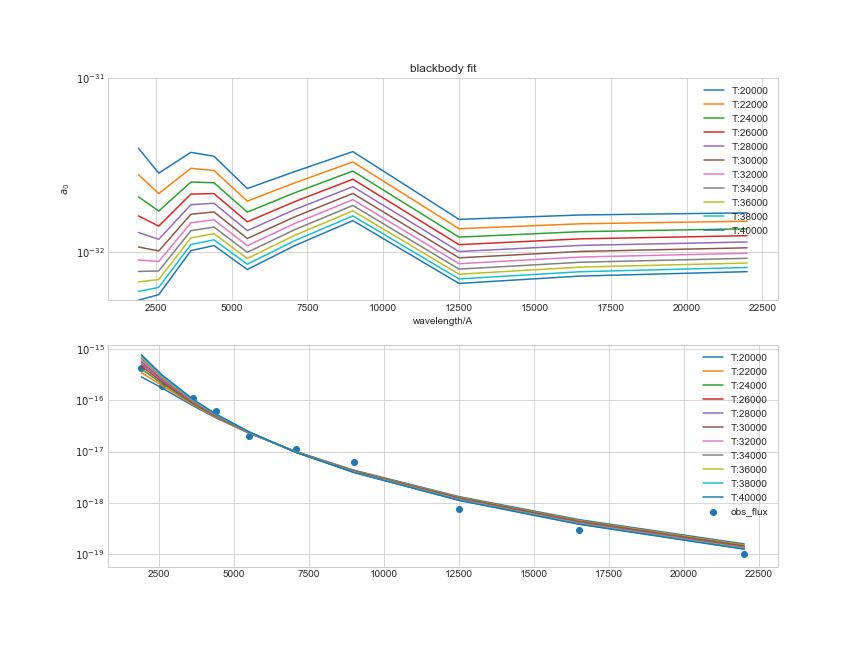
#> input picture pythoncode/bb.png, 864 x 648 px, given in place of bb.jpg, which was not available
$ jupyter execute --allow-errors opencv_nba.ipynb
#> lines starting #> are read from the running program, lines starting #| are printed output that depends on the picture
[cell 1]
import numpy as np
import cv2

#> (a cell that did not finish here is left out)

[cell 3]
import numpy as np
import cv2
from matplotlib import pyplot as plt

img = cv2.imread('bb.jpg',0)
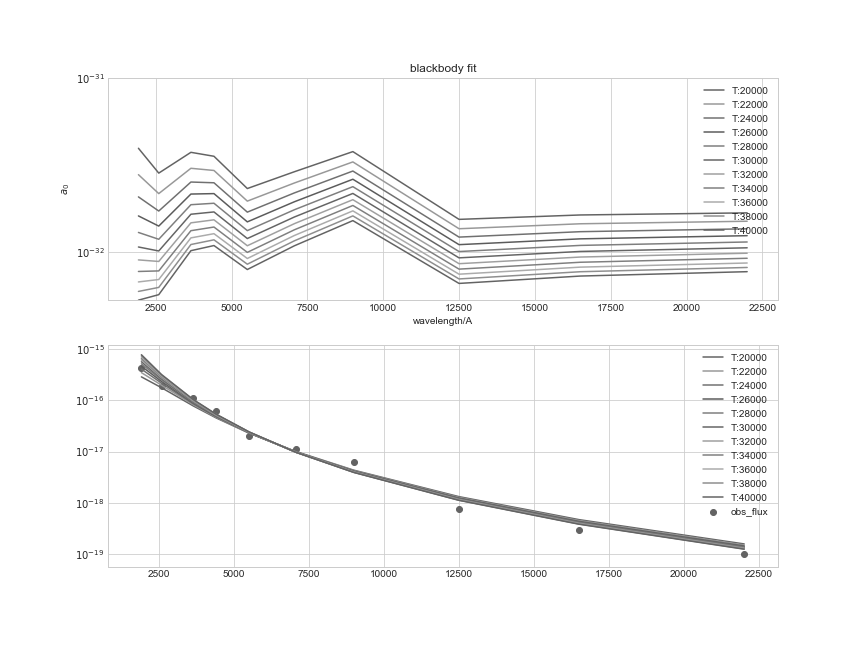
#> img: shape (648, 864); min 38, max 255, mean 249
plt.imshow(img, cmap = 'gray', interpolation = 'bicubic')
plt.xticks([]), plt.yticks([])  # 隐藏x、y轴
plt.show()


$ run again, with pythoncode/0.png copied over pythoncode/bb.png
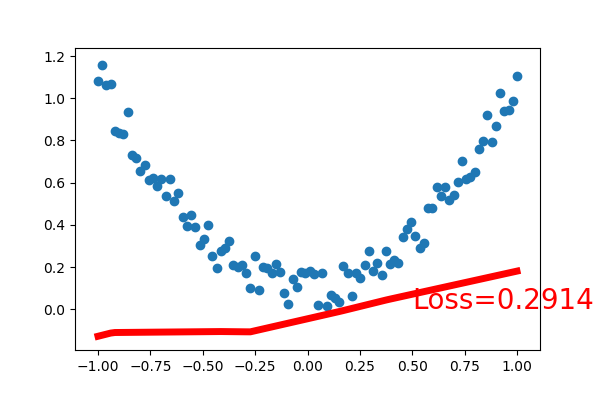
#> input picture pythoncode/0.png, 600 x 400 px, given in place of bb.jpg, which was not available
#> `img = cv2.imread('bb.jpg',0)`:
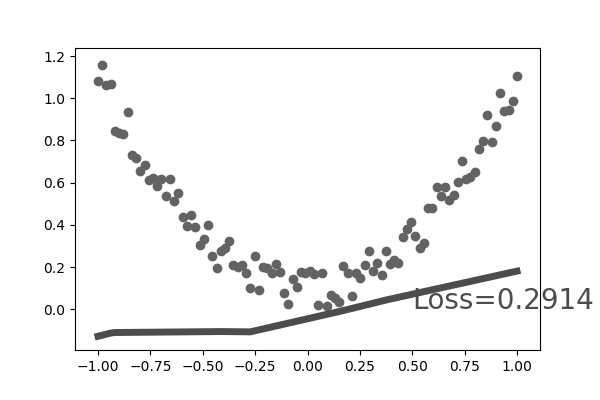
#> img: shape (400, 600); min 0, max 255, mean 244.5

$ run again, with pythoncode/1.png copied over pythoncode/bb.png
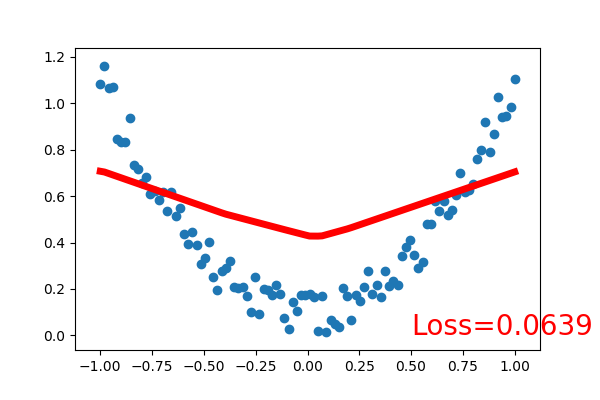
#> input picture pythoncode/1.png, 600 x 400 px, given in place of bb.jpg, which was not available
#> `img = cv2.imread('bb.jpg',0)`:
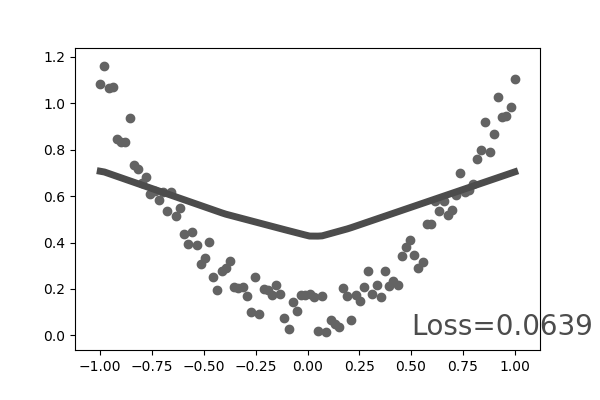
#> img: shape (400, 600); min 0, max 255, mean 244.6
